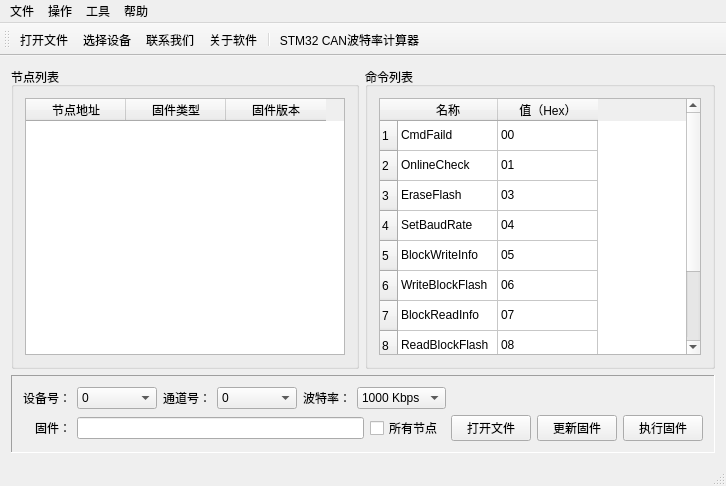
<?xml version="1.0" encoding="UTF-8"?>
<ui version="4.0">
 <class>MainWindow</class>
 <widget class="QMainWindow" name="MainWindow">
  <property name="geometry">
   <rect>
    <x>0</x>
    <y>0</y>
    <width>726</width>
    <height>486</height>
   </rect>
  </property>
  <property name="windowTitle">
   <string>S12 USB-CAN Bootloader Ver1.0.2</string>
  </property>
  <property name="windowIcon">
   <iconset resource="image.qrc">
    <normaloff>:/images/easyicon_net.png</normaloff>:/images/easyicon_net.png</iconset>
  </property>
  <widget class="QWidget" name="centralWidget">
   <layout class="QGridLayout" name="gridLayout_4">
    <item row="0" column="0">
     <layout class="QVBoxLayout" name="verticalLayout_2">
      <item>
       <layout class="QHBoxLayout" name="horizontalLayout_8">
        <item>
         <widget class="QGroupBox" name="groupBox">
          <property name="minimumSize">
           <size>
            <width>330</width>
            <height>0</height>
           </size>
          </property>
          <property name="title">
           <string>节点列表</string>
          </property>
          <layout class="QGridLayout" name="gridLayout">
           <item row="0" column="0">
            <widget class="QTableWidget" name="nodeListTableWidget">
             <column>
              <property name="text">
               <string>节点地址</string>
              </property>
             </column>
             <column>
              <property name="text">
               <string>固件类型</string>
              </property>
             </column>
             <column>
              <property name="text">
               <string>固件版本</string>
              </property>
             </column>
            </widget>
           </item>
          </layout>
         </widget>
        </item>
        <item>
         <widget class="QGroupBox" name="groupBox_2">
          <property name="minimumSize">
           <size>
            <width>350</width>
            <height>0</height>
           </size>
          </property>
          <property name="title">
           <string>命令列表</string>
          </property>
          <layout class="QGridLayout" name="gridLayout_2">
           <item row="0" column="0">
            <widget class="QTableWidget" name="cmdListTableWidget">
             <row>
              <property name="text">
               <string>1</string>
              </property>
             </row>
             <row>
              <property name="text">
               <string>2</string>
              </property>
             </row>
             <row>
              <property name="text">
               <string>3</string>
              </property>
             </row>
             <row>
              <property name="text">
               <string>4</string>
              </property>
             </row>
             <row>
              <property name="text">
               <string>5</string>
              </property>
             </row>
             <row>
              <property name="text">
               <string>6</string>
              </property>
             </row>
             <row>
              <property name="text">
               <string>7</string>
              </property>
             </row>
             <row>
              <property name="text">
               <string>8</string>
              </property>
             </row>
             <row>
              <property name="text">
               <string>9</string>
              </property>
             </row>
             <row>
              <property name="text">
               <string>10</string>
              </property>
             </row>
             <column>
              <property name="text">
               <string>名称</string>
              </property>
             </column>
             <column>
              <property name="text">
               <string>值（Hex）</string>
              </property>
             </column>
             <item row="0" column="0">
              <property name="text">
               <string>CmdFaild</string>
              </property>
              <property name="flags">
               <set>ItemIsSelectable|ItemIsDragEnabled|ItemIsEnabled</set>
              </property>
             </item>
             <item row="0" column="1">
              <property name="text">
               <string>00</string>
              </property>
             </item>
             <item row="1" column="0">
              <property name="text">
               <string>OnlineCheck</string>
              </property>
              <property name="flags">
               <set>ItemIsSelectable|ItemIsDragEnabled|ItemIsEnabled</set>
              </property>
             </item>
             <item row="1" column="1">
              <property name="text">
               <string>01</string>
              </property>
             </item>
             <item row="2" column="0">
              <property name="text">
               <string>EraseFlash</string>
              </property>
              <property name="flags">
               <set>ItemIsSelectable|ItemIsDragEnabled|ItemIsEnabled</set>
              </property>
             </item>
             <item row="2" column="1">
              <property name="text">
               <string>03</string>
              </property>
             </item>
             <item row="3" column="0">
              <property name="text">
               <string>SetBaudRate</string>
              </property>
              <property name="flags">
               <set>ItemIsSelectable|ItemIsDragEnabled|ItemIsEnabled</set>
              </property>
             </item>
             <item row="3" column="1">
              <property name="text">
               <string>04</string>
              </property>
             </item>
             <item row="4" column="0">
              <property name="text">
               <string>BlockWriteInfo</string>
              </property>
              <property name="flags">
               <set>ItemIsSelectable|ItemIsDragEnabled|ItemIsEnabled</set>
              </property>
             </item>
             <item row="4" column="1">
              <property name="text">
               <string>05</string>
              </property>
             </item>
             <item row="5" column="0">
              <property name="text">
               <string>WriteBlockFlash</string>
              </property>
              <property name="flags">
               <set>ItemIsSelectable|ItemIsDragEnabled|ItemIsEnabled</set>
              </property>
             </item>
             <item row="5" column="1">
              <property name="text">
               <string>06</string>
              </property>
             </item>
             <item row="6" column="0">
              <property name="text">
               <string>BlockReadInfo</string>
              </property>
              <property name="flags">
               <set>ItemIsSelectable|ItemIsDragEnabled|ItemIsEnabled</set>
              </property>
             </item>
             <item row="6" column="1">
              <property name="text">
               <string>07</string>
              </property>
             </item>
             <item row="7" column="0">
              <property name="text">
               <string>ReadBlockFlash</string>
              </property>
              <property name="flags">
               <set>ItemIsSelectable|ItemIsDragEnabled|ItemIsEnabled</set>
              </property>
             </item>
             <item row="7" column="1">
              <property name="text">
               <string>08</string>
              </property>
             </item>
             <item row="8" column="0">
              <property name="text">
               <string>ExcuteApp</string>
              </property>
              <property name="flags">
               <set>ItemIsSelectable|ItemIsDragEnabled|ItemIsEnabled</set>
              </property>
             </item>
             <item row="8" column="1">
              <property name="text">
               <string>09</string>
              </property>
             </item>
             <item row="9" column="0">
              <property name="text">
               <string>CmdSuccess</string>
              </property>
              <property name="flags">
               <set>ItemIsSelectable|ItemIsDragEnabled|ItemIsEnabled</set>
              </property>
             </item>
             <item row="9" column="1">
              <property name="text">
               <string>0A</string>
              </property>
             </item>
            </widget>
           </item>
          </layout>
         </widget>
        </item>
       </layout>
      </item>
      <item>
       <widget class="QFrame" name="frame">
        <property name="frameShape">
         <enum>QFrame::Panel</enum>
        </property>
        <property name="frameShadow">
         <enum>QFrame::Sunken</enum>
        </property>
        <layout class="QGridLayout" name="gridLayout_3">
         <item row="0" column="0">
          <layout class="QVBoxLayout" name="verticalLayout">
           <item>
            <layout class="QHBoxLayout" name="horizontalLayout_6">
             <item>
              <layout class="QHBoxLayout" name="horizontalLayout">
               <item>
                <widget class="QLabel" name="label">
                 <property name="text">
                  <string>设备号：</string>
                 </property>
                </widget>
               </item>
               <item>
                <widget class="QComboBox" name="deviceIndexComboBox">
                 <property name="minimumSize">
                  <size>
                   <width>80</width>
                   <height>0</height>
                  </size>
                 </property>
                 <item>
                  <property name="text">
                   <string>0</string>
                  </property>
                 </item>
                 <item>
                  <property name="text">
                   <string>1</string>
                  </property>
                 </item>
                 <item>
                  <property name="text">
                   <string>2</string>
                  </property>
                 </item>
                 <item>
                  <property name="text">
                   <string>3</string>
                  </property>
                 </item>
                </widget>
               </item>
              </layout>
             </item>
             <item>
              <layout class="QHBoxLayout" name="horizontalLayout_2">
               <item>
                <widget class="QLabel" name="label_2">
                 <property name="minimumSize">
                  <size>
                   <width>48</width>
                   <height>0</height>
                  </size>
                 </property>
                 <property name="text">
                  <string>通道号：</string>
                 </property>
                 <property name="alignment">
                  <set>Qt::AlignRight|Qt::AlignTrailing|Qt::AlignVCenter</set>
                 </property>
                </widget>
               </item>
               <item>
                <widget class="QComboBox" name="channelIndexComboBox">
                 <property name="minimumSize">
                  <size>
                   <width>80</width>
                   <height>0</height>
                  </size>
                 </property>
                 <item>
                  <property name="text">
                   <string>0</string>
                  </property>
                 </item>
                 <item>
                  <property name="text">
                   <string>1</string>
                  </property>
                 </item>
                </widget>
               </item>
              </layout>
             </item>
             <item>
              <layout class="QHBoxLayout" name="horizontalLayout_3">
               <item>
                <widget class="QLabel" name="label_3">
                 <property name="text">
                  <string>波特率：</string>
                 </property>
                </widget>
               </item>
               <item>
                <widget class="QComboBox" name="baudRateComboBox">
                 <property name="minimumSize">
                  <size>
                   <width>80</width>
                   <height>0</height>
                  </size>
                 </property>
                 <item>
                  <property name="text">
                   <string>1000 Kbps</string>
                  </property>
                 </item>
                 <item>
                  <property name="text">
                   <string>900 Kbps</string>
                  </property>
                 </item>
                 <item>
                  <property name="text">
                   <string>800 Kbps</string>
                  </property>
                 </item>
                 <item>
                  <property name="text">
                   <string>666 Kbps</string>
                  </property>
                 </item>
                 <item>
                  <property name="text">
                   <string>600 Kbps</string>
                  </property>
                 </item>
                 <item>
                  <property name="text">
                   <string>500 Kbps</string>
                  </property>
                 </item>
                 <item>
                  <property name="text">
                   <string>400 Kbps</string>
                  </property>
                 </item>
                 <item>
                  <property name="text">
                   <string>300 Kbps</string>
                  </property>
                 </item>
                 <item>
                  <property name="text">
                   <string>250 Kbps</string>
                  </property>
                 </item>
                 <item>
                  <property name="text">
                   <string>225 Kbps</string>
                  </property>
                 </item>
                 <item>
                  <property name="text">
                   <string>200 Kbps</string>
                  </property>
                 </item>
                 <item>
                  <property name="text">
                   <string>160 Kbps</string>
                  </property>
                 </item>
                 <item>
                  <property name="text">
                   <string>150 Kbps</string>
                  </property>
                 </item>
                 <item>
                  <property name="text">
                   <string>144 Kbps</string>
                  </property>
                 </item>
                 <item>
                  <property name="text">
                   <string>125 Kbps</string>
                  </property>
                 </item>
                 <item>
                  <property name="text">
                   <string>120 Kbps</string>
                  </property>
                 </item>
                 <item>
                  <property name="text">
                   <string>100 Kbps</string>
                  </property>
                 </item>
                 <item>
                  <property name="text">
                   <string>90 Kbps</string>
                  </property>
                 </item>
                 <item>
                  <property name="text">
                   <string>80 Kbps</string>
                  </property>
                 </item>
                 <item>
                  <property name="text">
                   <string>75 Kbps</string>
                  </property>
                 </item>
                 <item>
                  <property name="text">
                   <string>60 Kbps</string>
                  </property>
                 </item>
                 <item>
                  <property name="text">
                   <string>50 Kbps</string>
                  </property>
                 </item>
                 <item>
                  <property name="text">
                   <string>40 Kbps</string>
                  </property>
                 </item>
                 <item>
                  <property name="text">
                   <string>30 Kbps</string>
                  </property>
                 </item>
                 <item>
                  <property name="text">
                   <string>20 Kbps</string>
                  </property>
                 </item>
                </widget>
               </item>
              </layout>
             </item>
             <item>
              <spacer name="horizontalSpacer">
               <property name="orientation">
                <enum>Qt::Horizontal</enum>
               </property>
               <property name="sizeHint" stdset="0">
                <size>
                 <width>40</width>
                 <height>20</height>
                </size>
               </property>
              </spacer>
             </item>
            </layout>
           </item>
           <item>
            <layout class="QHBoxLayout" name="horizontalLayout_7">
             <item>
              <layout class="QHBoxLayout" name="horizontalLayout_5">
               <item>
                <widget class="QLabel" name="label_5">
                 <property name="minimumSize">
                  <size>
                   <width>48</width>
                   <height>0</height>
                  </size>
                 </property>
                 <property name="text">
                  <string>固件：</string>
                 </property>
                 <property name="alignment">
                  <set>Qt::AlignRight|Qt::AlignTrailing|Qt::AlignVCenter</set>
                 </property>
                </widget>
               </item>
               <item>
                <widget class="QLineEdit" name="firmwareLineEdit"/>
               </item>
               <item>
                <widget class="QCheckBox" name="allNodeCheckBox">
                 <property name="minimumSize">
                  <size>
                   <width>75</width>
                   <height>0</height>
                  </size>
                 </property>
                 <property name="text">
                  <string>所有节点</string>
                 </property>
                </widget>
               </item>
               <item>
                <widget class="QPushButton" name="openFirmwareFilePushButton">
                 <property name="minimumSize">
                  <size>
                   <width>80</width>
                   <height>0</height>
                  </size>
                 </property>
                 <property name="text">
                  <string>打开文件</string>
                 </property>
                </widget>
               </item>
              </layout>
             </item>
             <item>
              <widget class="QPushButton" name="updateFirmwarePushButton">
               <property name="minimumSize">
                <size>
                 <width>80</width>
                 <height>0</height>
                </size>
               </property>
               <property name="text">
                <string>更新固件</string>
               </property>
              </widget>
             </item>
             <item>
              <widget class="QPushButton" name="executeFirmwarePushButton">
               <property name="minimumSize">
                <size>
                 <width>80</width>
                 <height>0</height>
                </size>
               </property>
               <property name="text">
                <string>执行固件</string>
               </property>
              </widget>
             </item>
            </layout>
           </item>
          </layout>
         </item>
        </layout>
       </widget>
      </item>
     </layout>
    </item>
   </layout>
  </widget>
  <widget class="QMenuBar" name="menuBar">
   <property name="geometry">
    <rect>
     <x>0</x>
     <y>0</y>
     <width>726</width>
     <height>23</height>
    </rect>
   </property>
   <widget class="QMenu" name="menu">
    <property name="title">
     <string>文件</string>
    </property>
    <addaction name="openFirmwareFileAction"/>
    <addaction name="exitAction"/>
   </widget>
   <widget class="QMenu" name="menu_2">
    <property name="title">
     <string>操作</string>
    </property>
    <addaction name="scanNodeAction"/>
   </widget>
   <widget class="QMenu" name="menu_3">
    <property name="title">
     <string>帮助</string>
    </property>
    <addaction name="contactUsAction"/>
    <addaction name="aboutAction"/>
   </widget>
   <widget class="QMenu" name="menu_4">
    <property name="title">
     <string>工具</string>
    </property>
    <addaction name="actionCAN_BaudRateCalculator"/>
   </widget>
   <addaction name="menu"/>
   <addaction name="menu_2"/>
   <addaction name="menu_4"/>
   <addaction name="menu_3"/>
  </widget>
  <widget class="QToolBar" name="mainToolBar">
   <attribute name="toolBarArea">
    <enum>TopToolBarArea</enum>
   </attribute>
   <attribute name="toolBarBreak">
    <bool>false</bool>
   </attribute>
   <addaction name="openFirmwareFileAction"/>
   <addaction name="scanNodeAction"/>
   <addaction name="contactUsAction"/>
   <addaction name="aboutAction"/>
   <addaction name="separator"/>
   <addaction name="actionCAN_BaudRateCalculator"/>
  </widget>
  <widget class="QStatusBar" name="statusBar"/>
  <action name="exitAction">
   <property name="icon">
    <iconset resource="image.qrc">
     <normaloff>:/images/gif_48_026.gif</normaloff>:/images/gif_48_026.gif</iconset>
   </property>
   <property name="text">
    <string>退出</string>
   </property>
  </action>
  <action name="scanNodeAction">
   <property name="icon">
    <iconset resource="image.qrc">
     <normaloff>:/images/gif_48_086.gif</normaloff>:/images/gif_48_086.gif</iconset>
   </property>
   <property name="text">
    <string>选择设备</string>
   </property>
  </action>
  <action name="contactUsAction">
   <property name="icon">
    <iconset resource="image.qrc">
     <normaloff>:/images/gif_48_079.gif</normaloff>:/images/gif_48_079.gif</iconset>
   </property>
   <property name="text">
    <string>联系我们</string>
   </property>
  </action>
  <action name="aboutAction">
   <property name="icon">
    <iconset resource="image.qrc">
     <normaloff>:/images/gif_48_052.gif</normaloff>:/images/gif_48_052.gif</iconset>
   </property>
   <property name="text">
    <string>关于软件</string>
   </property>
  </action>
  <action name="openFirmwareFileAction">
   <property name="icon">
    <iconset resource="image.qrc">
     <normaloff>:/images/gif_48_045.gif</normaloff>:/images/gif_48_045.gif</iconset>
   </property>
   <property name="text">
    <string>打开文件</string>
   </property>
  </action>
  <action name="actionCAN_BaudRateCalculator">
   <property name="icon">
    <iconset resource="image.qrc">
     <normaloff>:/images/calculator.ico</normaloff>:/images/calculator.ico</iconset>
   </property>
   <property name="text">
    <string>STM32 CAN波特率计算器</string>
   </property>
  </action>
 </widget>
 <layoutdefault spacing="6" margin="11"/>
 <resources>
  <include location="image.qrc"/>
 </resources>
 <connections/>
</ui>
